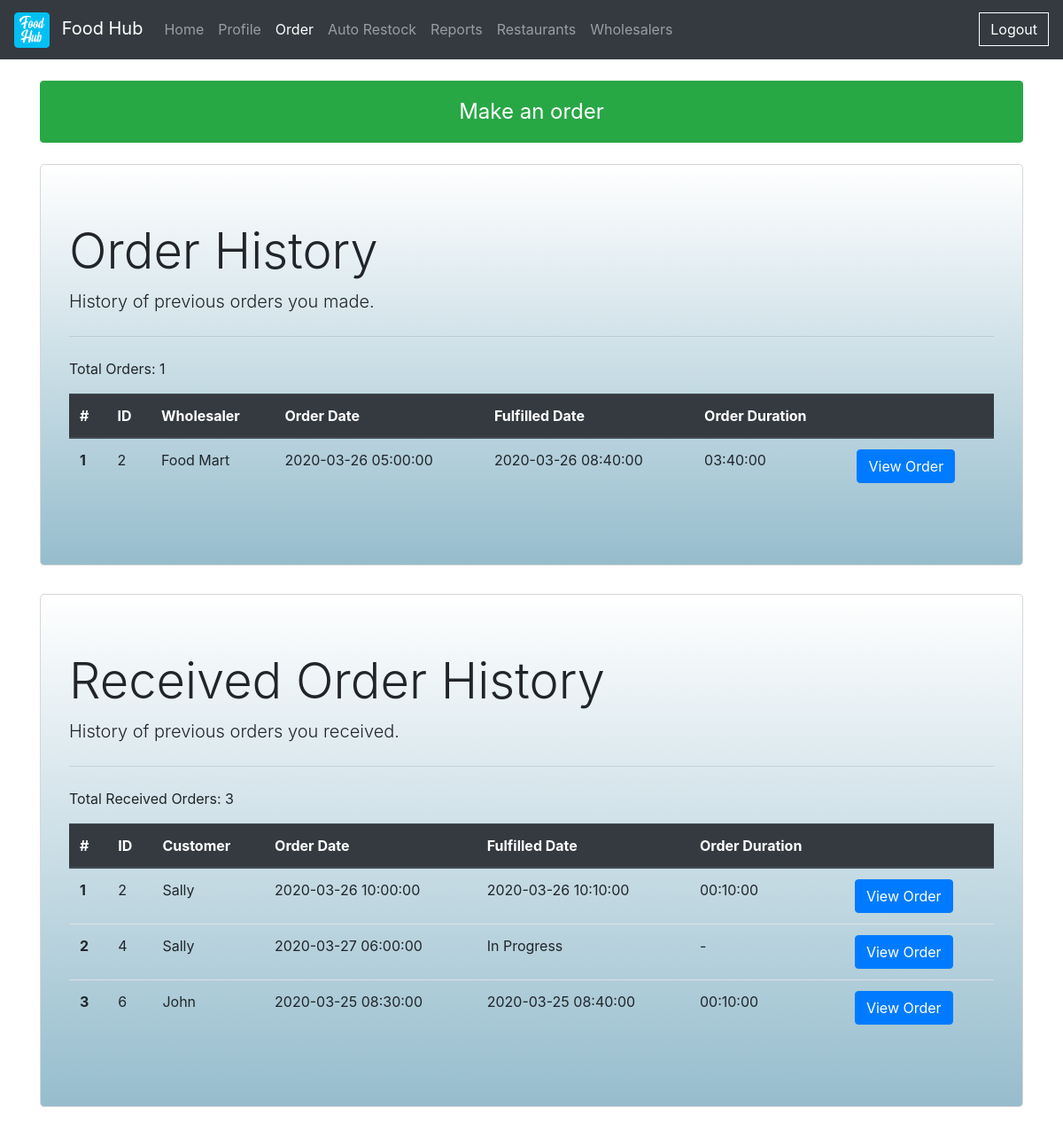
The app's page /order.php (signed in) with its own data.
### tables this page shows
CREATE TABLE IF NOT EXISTS `inventoryorder` (
  `OID` int(11) NOT NULL AUTO_INCREMENT,
  `RestaurantUID` int(11) DEFAULT NULL,
  `WholesalerUID` int(11) DEFAULT NULL,
  `OrderDate` datetime NOT NULL,
  `FulfilledDate` datetime NOT NULL,
  PRIMARY KEY (`OID`),
  KEY `WholesalerUID` (`WholesalerUID`),
  KEY `RestaurantUID` (`RestaurantUID`),
  KEY `OrderDate` (`OrderDate`,`FulfilledDate`)
);

CREATE TABLE IF NOT EXISTS `wholesaler` (
  `UID` int(11) NOT NULL AUTO_INCREMENT,
  `AID` int(11) NOT NULL,
  `Name` varchar(32) NOT NULL,
  `PhoneNumber` varchar(11) NOT NULL,
  `EmailAddress` varchar(64) NOT NULL,
  `Password` varchar(64) DEFAULT NULL,
  PRIMARY KEY (`UID`),
  UNIQUE KEY `EmailAddress` (`EmailAddress`),
  KEY `AID` (`AID`)
);

CREATE TABLE IF NOT EXISTS `orderduration` (
  `OrderDate` datetime NOT NULL,
  `FulfilledDate` datetime NOT NULL DEFAULT '1000-01-01 00:00:00',
  `OrderDuration` int(11) NOT NULL DEFAULT '-1',
  PRIMARY KEY (`OrderDate`,`FulfilledDate`)
);

CREATE TABLE IF NOT EXISTS `foodorder` (
  `OID` int(11) NOT NULL AUTO_INCREMENT,
  `CustomerUID` int(11) DEFAULT NULL,
  `RestaurantUID` int(11) DEFAULT NULL,
  `OrderDate` datetime NOT NULL,
  `FulfilledDate` datetime NOT NULL,
  PRIMARY KEY (`OID`),
  KEY `CustomerUID` (`CustomerUID`),
  KEY `RestaurantUID` (`RestaurantUID`),
  KEY `OrderDate` (`OrderDate`,`FulfilledDate`)
);

CREATE TABLE IF NOT EXISTS `customer` (
  `UID` int(11) NOT NULL AUTO_INCREMENT,
  `AID` int(11) NOT NULL,
  `Name` varchar(32) NOT NULL,
  `PhoneNumber` varchar(11) NOT NULL,
  `EmailAddress` varchar(64) NOT NULL,
  `Password` varchar(64) DEFAULT NULL,
  PRIMARY KEY (`UID`),
  UNIQUE KEY `EmailAddress` (`EmailAddress`),
  KEY `AID` (`AID`)
);

### includes/receivedhistory.restaurant.inc.php (the view, shortened to what this page needs)
<?php
    $redirect = "order.php";
    $sql= "SELECT count(foodorder.OID) FROM foodorder WHERE RestaurantUID=?";
    $stmt = mysqli_stmt_init($mysqli);
    if (!mysqli_stmt_prepare($stmt, $sql)) {
        header("Location: ./".$redirect."?error=sqlerror1");
        exit();
    } else {
        mysqli_stmt_bind_param($stmt, "i", $_SESSION["UID"]);
        mysqli_stmt_execute($stmt);
        $results = mysqli_stmt_get_result($stmt);
        $result = mysqli_fetch_row($results);
        echo '<p>Total Received Orders: '.$result[0].'</p>';
    }
    $sql = "SELECT customer.Name,
                        foodorder.OID,
                        foodorder.OrderDate,
                        foodOrder.FulfilledDate,
                        orderduration.OrderDuration
                    FROM foodorder
                    INNER JOIN orderduration ON foodorder.OrderDate=orderduration.OrderDate AND foodOrder.FulfilledDate=orderduration.FulfilledDate
                    INNER JOIN customer ON customer.UID=foodorder.CustomerUID
                    WHERE foodorder.RestaurantUID=? ";
    if (isset($_GET["Rorderby"]) && isset($_GET["Rorder"])) {
        echo '<table class="table" id="order-history2">
            <thead class="thead-dark">
            <tr>
                <th scope="col">#</th>';
        if ($_GET["Rorderby"] == 'OID') {
            if ($_GET["Rorder"] == 'ASC') {
                echo '<th scope="col"><a href="'.$redirect.'?Rorderby=OID&Rorder=DESC#order-history2">ID <i class="fas fa-sort-up"></i></a></th>';
                $sql .= "ORDER BY OID DESC";
            } else if ($_GET["Rorder"] == 'DESC') {
                echo '<th scope="col"><a href="'.$redirect.'?Rorderby=OID&Rorder=ASC#order-history2">ID <i class="fas fa-sort-down"></i></a></th>';
                $sql .= "ORDER BY OID ASC";
            }
        } else {
            echo '<th scope="col"><a href="'.$redirect.'?Rorderby=OID&Rorder=DESC#order-history2">ID</a></th>';
        }
        if ($_GET["Rorderby"] == 'Name') {
            if ($_GET["Rorder"] == 'ASC') {
                echo '<th scope="col"><a href="'.$redirect.'?Rorderby=Name&Rorder=DESC#order-history2">Customer <i class="fas fa-sort-up"></i></a></th>';
                $sql .= "ORDER BY Name DESC";
            } else if ($_GET["Rorder"] == 'DESC') {
                echo '<th scope="col"><a href="'.$redirect.'?Rorderby=Name&Rorder=ASC#order-history2">Customer <i class="fas fa-sort-down"></i></a></th>';
                $sql .= "ORDER BY Name ASC";
            }
        } else {
            echo '<th scope="col"><a href="'.$redirect.'?Rorderby=Name&Rorder=DESC#order-history2">Customer</a></th>';
        }
        if ($_GET["Rorderby"] == 'OrderDate') {
            if ($_GET["Rorder"] == 'ASC') {
                echo '<th scope="col"><a href="'.$redirect.'?Rorderby=OrderDate&Rorder=DESC#order-history2">Order Date <i class="fas fa-sort-up"></i></a></th>';
                $sql .= "ORDER BY OrderDate DESC";
            } else if ($_GET["Rorder"] == 'DESC') {
                echo '<th scope="col"><a href="'.$redirect.'?Rorderby=OrderDate&Rorder=ASC#order-history2">Order Date <i class="fas fa-sort-down"></i></a></th>';
                $sql .= "ORDER BY OrderDate ASC";
            }
        } else {
            echo '<th scope="col"><a href="'.$redirect.'?Rorderby=OrderDate&Rorder=DESC#order-history2">Order Date</a></th>';
        }
        if ($_GET["Rorderby"] == 'FulfilledDate') {
            if ($_GET["Rorder"] == 'ASC') {
                echo '<th scope="col"><a href="'.$redirect.'?Rorderby=FulfilledDate&Rorder=DESC#order-history2">Fulfilled Date <i class="fas fa-sort-up"></i></a></th>';
                $sql .= "ORDER BY FulfilledDate DESC";
            } else if ($_GET["Rorder"] == 'DESC') {
                echo '<th scope="col"><a href="'.$redirect.'?Rorderby=FulfilledDate&Rorder=ASC#order-history2">Fulfilled Date <i class="fas fa-sort-down"></i></a></th>';
                $sql .= "ORDER BY FulfilledDate ASC";
            }
        } else {
            echo '<th scope="col"><a href="'.$redirect.'?Rorderby=FulfilledDate&Rorder=DESC#order-history2">Fulfilled Date</a></th>';
        }
        if ($_GET["Rorderby"] == 'OrderDuration') {
            if ($_GET["Rorder"] == 'ASC') {
                echo '<th scope="col"><a href="'.$redirect.'?Rorderby=OrderDuration&Rorder=DESC#order-history2">Order Duration <i class="fas fa-sort-up"></i></a></th>';
                $sql .= "ORDER BY OrderDuration DESC";
            } else if ($_GET["Rorder"] == 'DESC') {
                echo '<th scope="col"><a href="'.$redirect.'?Rorderby=OrderDuration&Rorder=ASC#order-history2">Order Duration <i class="fas fa-sort-down"></i></a></th>';
                $sql .= "ORDER BY OrderDuration ASC";
            }
        } else {
            echo '<th scope="col"><a href="'.$redirect.'?Rorderby=OrderDuration&Rorder=DESC#order-history2">Order Duration</a></th>';
        }
        echo '<th scope="col"></th>
            </tr>
            </thead>
            <tbody>';
    } else {
        echo '<table class="table" id="order-history2">
            <thead class="thead-dark">
            <tr>
                <th scope="col">#</th>
                <th scope="col"><a href="'.$redirect.'?Rorderby=OID&Rorder=DESC#order-history2">ID</a></th>
                <th scope="col"><a href="'.$redirect.'?Rorderby=Name&Rorder=DESC#order-history2">Customer</a></th>
                <th scope="col"><a href="'.$redirect.'?Rorderby=OrderDate&Rorder=DESC#order-history2">Order Date</a></th>
                <th scope="col"><a href="'.$redirect.'?Rorderby=FulfilledDate&Rorder=DESC#order-history2">Fulfilled Date</a></th>
                <th scope="col"><a href="'.$redirect.'?Rorderby=OrderDuration&Rorder=DESC#order-history2">Order Duration</a></th>
                <th scope="col"></th>
            </tr>
            </thead>
            <tbody>';
    }
    $stmt = mysqli_stmt_init($mysqli);
    if (!mysqli_stmt_prepare($stmt, $sql)) {
        header("Location: ./".$redirect."?error=sqlerror2");
        exit();
    } else {
        mysqli_stmt_bind_param($stmt, "i", $_SESSION["UID"]);
        mysqli_stmt_execute($stmt);
        $results = mysqli_stmt_get_result($stmt);
        $orderNumber = 1;
        while ($rows = mysqli_fetch_assoc($results)) {
            $timeFormat = "";
            if ($rows["OrderDuration"] < 0) {
                $timeFormat = "-";
            } else {
                $hours = floor($rows["OrderDuration"] / 3600);
                $mins = floor($rows["OrderDuration"] / 60 % 60);
                $secs = floor($rows["OrderDuration"] % 60);
                $timeFormat = sprintf('%02d:%02d:%02d', $hours, $mins, $secs);
            }
            $fulfilled = "";
            if ($rows["FulfilledDate"] === "1000-01-01 00:00:00") {
                $fulfilled = 'In Progress';
            } else {
                $fulfilled = $rows["FulfilledDate"];
            }
            echo'
            <tr>
                <th scape="row">' . $orderNumber . '</th>
                <td>' . $rows["OID"] . '</td>
                <td>' . $rows["Name"] . '</td>
                <td>' . $rows["OrderDate"] . '</td>
                <td>' . $fulfilled . '</td>
                <td>' . $timeFormat . '</td>
                <td><a class="btn btn-primary" href="../foodorder.php?ID=' . $rows["OID"] . '">View Order</a></td>
            </tr>
            ';
            $orderNumber += 1;
        };
    }
    echo '</tbody></table>';
?>

### includes/orderhistory.restaurant.inc.php (shortened to what this page needs)
<?php
    $redirect = "order.php";
    $sql= "SELECT count(inventoryorder.OID) FROM inventoryorder WHERE RestaurantUID=?";
    $stmt = mysqli_stmt_init($mysqli);
    if (!mysqli_stmt_prepare($stmt, $sql)) {
        header("Location: ./".$redirect."?error=sqlerror1");
        exit();
    } else {
        mysqli_stmt_bind_param($stmt, "i", $_SESSION["UID"]);
        mysqli_stmt_execute($stmt);
        $results = mysqli_stmt_get_result($stmt);
        $result = mysqli_fetch_row($results);
        echo '<p>Total Orders: '.$result[0].'</p>';
    }
    $sql = "SELECT wholesaler.Name,
                        inventoryorder.OID,
                        inventoryorder.OrderDate,
                        inventoryorder.FulfilledDate,
                        orderduration.OrderDuration
                    FROM inventoryorder
                    INNER JOIN orderduration ON inventoryorder.OrderDate=orderduration.OrderDate AND inventoryorder.FulfilledDate=orderduration.FulfilledDate
                    INNER JOIN wholesaler ON wholesaler.UID=inventoryorder.WholesalerUID
                    WHERE inventoryorder.RestaurantUID=? ";
    if (isset($_GET["orderby"]) && isset($_GET["order"])) {
        echo '<table class="table" id="order-history">
            <thead class="thead-dark">
            <tr>
                <th scope="col">#</th>';
        if ($_GET["orderby"] == 'OID') {
            if ($_GET["order"] == 'ASC') {
                echo '<th scope="col"><a href="'.$redirect.'?orderby=OID&order=DESC#order-history">ID <i class="fas fa-sort-up"></i></a></th>';
                $sql .= "ORDER BY OID DESC";
            } else if ($_GET["order"] == 'DESC') {
                echo '<th scope="col"><a href="'.$redirect.'?orderby=OID&order=ASC#order-history">ID <i class="fas fa-sort-down"></i></a></th>';
                $sql .= "ORDER BY OID ASC";
            }
        } else {
            echo '<th scope="col"><a href="'.$redirect.'?orderby=OID&order=DESC#order-history">ID</a></th>';
        }
        if ($_GET["orderby"] == 'Name') {
            if ($_GET["order"] == 'ASC') {
                echo '<th scope="col"><a href="'.$redirect.'?orderby=Name&order=DESC#order-history">Wholesaler <i class="fas fa-sort-up"></i></a></th>';
                $sql .= "ORDER BY Name DESC";
            } else if ($_GET["order"] == 'DESC') {
                echo '<th scope="col"><a href="'.$redirect.'?orderby=Name&order=ASC#order-history">Wholesaler <i class="fas fa-sort-down"></i></a></th>';
                $sql .= "ORDER BY Name ASC";
            }
        } else {
            echo '<th scope="col"><a href="'.$redirect.'?orderby=Name&order=DESC#order-history">Wholesaler</a></th>';
        }
        if ($_GET["orderby"] == 'OrderDate') {
            if ($_GET["order"] == 'ASC') {
                echo '<th scope="col"><a href="'.$redirect.'?orderby=OrderDate&order=DESC#order-history">Order Date <i class="fas fa-sort-up"></i></a></th>';
                $sql .= "ORDER BY OrderDate DESC";
            } else if ($_GET["order"] == 'DESC') {
                echo '<th scope="col"><a href="'.$redirect.'?orderby=OrderDate&order=ASC#order-history">Order Date <i class="fas fa-sort-down"></i></a></th>';
                $sql .= "ORDER BY OrderDate ASC";
            }
        } else {
            echo '<th scope="col"><a href="'.$redirect.'?orderby=OrderDate&order=DESC#order-history">Order Date</a></th>';
        }
        if ($_GET["orderby"] == 'FulfilledDate') {
            if ($_GET["order"] == 'ASC') {
                echo '<th scope="col"><a href="'.$redirect.'?orderby=FulfilledDate&order=DESC#order-history">Fulfilled Date <i class="fas fa-sort-up"></i></a></th>';
                $sql .= "ORDER BY FulfilledDate DESC";
            } else if ($_GET["order"] == 'DESC') {
                echo '<th scope="col"><a href="'.$redirect.'?orderby=FulfilledDate&order=ASC#order-history">Fulfilled Date <i class="fas fa-sort-down"></i></a></th>';
                $sql .= "ORDER BY FulfilledDate ASC";
            }
        } else {
            echo '<th scope="col"><a href="'.$redirect.'?orderby=FulfilledDate&order=DESC#order-history">Fulfilled Date</a></th>';
        }
        if ($_GET["orderby"] == 'OrderDuration') {
            if ($_GET["order"] == 'ASC') {
                echo '<th scope="col"><a href="'.$redirect.'?orderby=OrderDuration&order=DESC#order-history">Order Duration <i class="fas fa-sort-up"></i></a></th>';
                $sql .= "ORDER BY OrderDuration DESC";
            } else if ($_GET["order"] == 'DESC') {
                echo '<th scope="col"><a href="'.$redirect.'?orderby=OrderDuration&order=ASC#order-history">Order Duration <i class="fas fa-sort-down"></i></a></th>';
                $sql .= "ORDER BY OrderDuration ASC";
            }
        } else {
            echo '<th scope="col"><a href="'.$redirect.'?orderby=OrderDuration&order=DESC#order-history">Order Duration</a></th>';
        }
        echo '<th scope="col"></th>
            </tr>
            </thead>
            <tbody>';
    } else {
        echo '<table class="table" id="order-history">
            <thead class="thead-dark">
            <tr>
                <th scope="col">#</th>
                <th scope="col"><a href="'.$redirect.'?orderby=OID&order=DESC#order-history">ID</a></th>
                <th scope="col"><a href="'.$redirect.'?orderby=Name&order=DESC#order-history">Wholesaler</a></th>
                <th scope="col"><a href="'.$redirect.'?orderby=OrderDate&order=DESC#order-history">Order Date</a></th>
                <th scope="col"><a href="'.$redirect.'?orderby=FulfilledDate&order=DESC#order-history">Fulfilled Date</a></th>
                <th scope="col"><a href="'.$redirect.'?orderby=OrderDuration&order=DESC#order-history">Order Duration</a></th>
                <th scope="col"></th>
            </tr>
            </thead>
            <tbody>';
    }
    $stmt = mysqli_stmt_init($mysqli);
    if (!mysqli_stmt_prepare($stmt, $sql)) {
        header("Location: ./".$redirect."?error=sqlerror2");
        exit();
    } else {
        mysqli_stmt_bind_param($stmt, "i", $_SESSION["UID"]);
        mysqli_stmt_execute($stmt);
        $results = mysqli_stmt_get_result($stmt);
        $orderNumber = 1;
        while ($rows = mysqli_fetch_assoc($results)) {
            $timeFormat = "";
            if ($rows["OrderDuration"] < 0) {
                $timeFormat = "-";
            } else {
                $hours = floor($rows["OrderDuration"] / 3600);
                $mins = floor($rows["OrderDuration"] / 60 % 60);
                $secs = floor($rows["OrderDuration"] % 60);
                $timeFormat = sprintf('%02d:%02d:%02d', $hours, $mins, $secs);
            }
            $fulfilled = "";
            if ($rows["FulfilledDate"] === "1000-01-01 00:00:00") {
                $fulfilled = 'In Progress';
            } else {
                $fulfilled = $rows["FulfilledDate"];
            }
            echo'
            <tr>
                <th scape="row">' . $orderNumber . '</th>
                <td>' . $rows["OID"] . '</td>
                <td>' . $rows["Name"] . '</td>
                <td>' . $rows["OrderDate"] . '</td>
                <td>' . $fulfilled . '</td>
                <td>' . $timeFormat . '</td>
                <td><a class="btn btn-primary" href="../inventoryorder.php?ID=' . $rows["OID"] . '">View Order</a></td>
            </tr>
            ';
            $orderNumber += 1;
        };
    }
    echo '</tbody></table>';
?>

### records on screen
inventoryorder: OID "2", WholesalerUID.Name "Food Mart", OrderDate "2020-03-26 05:00:00", FulfilledDate "2020-03-26 08:40:00", orderduration.OrderDuration "03:40:00"
foodorder: OID "2", CustomerUID.Name "Sally", OrderDate "2020-03-26 10:00:00", FulfilledDate "2020-03-26 10:10:00", orderduration.OrderDuration "00:10:00"
foodorder: OID "4", CustomerUID.Name "Sally", OrderDate "2020-03-27 06:00:00", FulfilledDate "In Progress", orderduration.OrderDuration "-"
foodorder: OID "6", CustomerUID.Name "John", OrderDate "2020-03-25 08:30:00", FulfilledDate "2020-03-25 08:40:00", orderduration.OrderDuration "00:10:00"

### other values on screen
$result[0] "1"
$result[0] "3"
